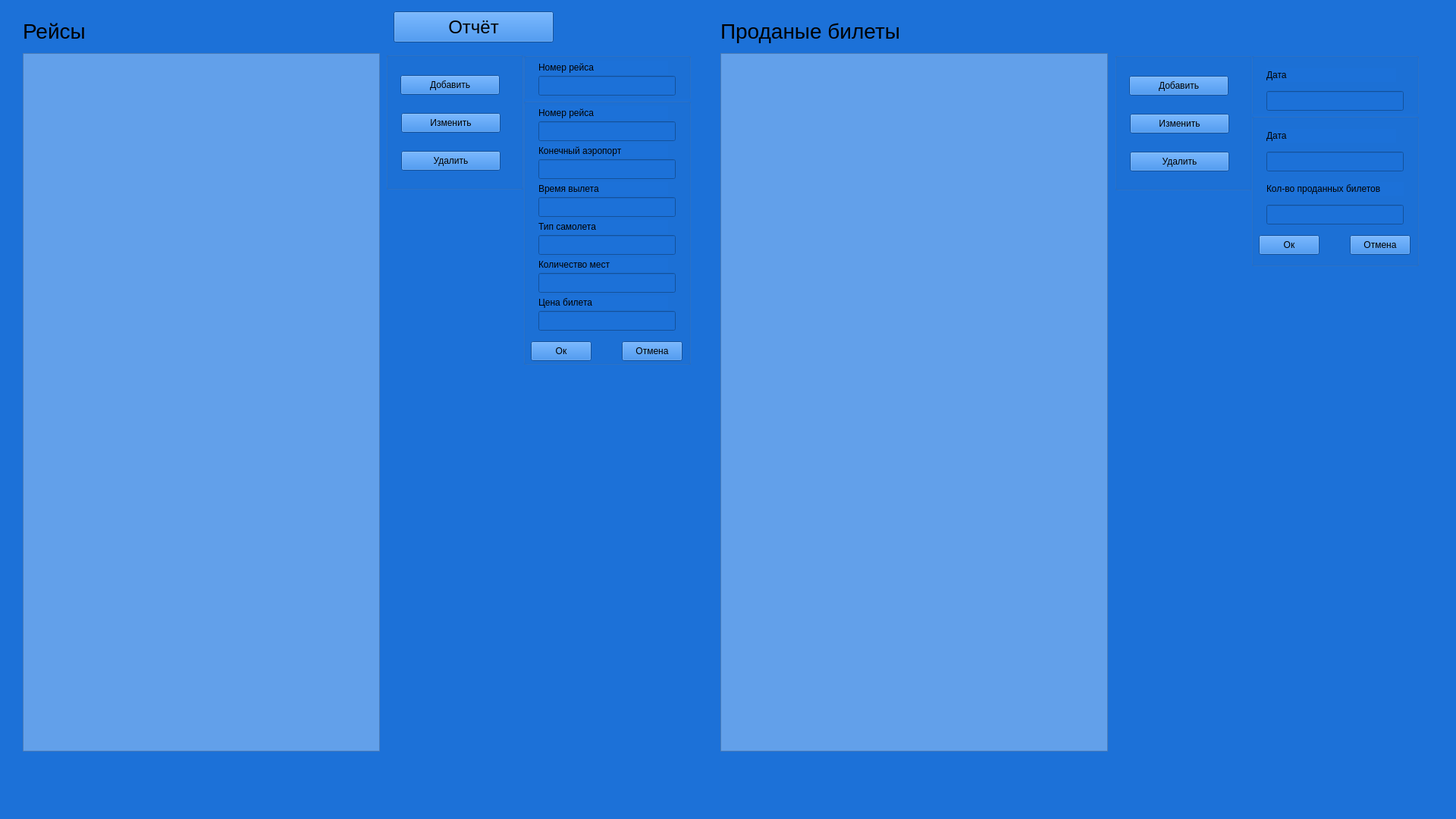
<?xml version="1.0" encoding="UTF-8"?>
<ui version="4.0">
 <class>MainWindow</class>
 <widget class="QMainWindow" name="MainWindow">
  <property name="geometry">
   <rect>
    <x>0</x>
    <y>0</y>
    <width>1920</width>
    <height>1080</height>
   </rect>
  </property>
  <property name="windowTitle">
   <string>MainWindow</string>
  </property>
  <property name="styleSheet">
   <string notr="true">background-color: rgb(28, 113, 216);</string>
  </property>
  <widget class="QWidget" name="centralwidget">
   <widget class="QTableView" name="tableView_1">
    <property name="geometry">
     <rect>
      <x>30</x>
      <y>70</y>
      <width>471</width>
      <height>921</height>
     </rect>
    </property>
    <property name="styleSheet">
     <string notr="true">background-color: rgb(98, 160, 234);</string>
    </property>
   </widget>
   <widget class="QTableView" name="tableView_2">
    <property name="geometry">
     <rect>
      <x>950</x>
      <y>70</y>
      <width>511</width>
      <height>921</height>
     </rect>
    </property>
    <property name="styleSheet">
     <string notr="true">background-color: rgb(98, 160, 234);</string>
    </property>
   </widget>
   <widget class="QLabel" name="label">
    <property name="geometry">
     <rect>
      <x>30</x>
      <y>20</y>
      <width>451</width>
      <height>41</height>
     </rect>
    </property>
    <property name="font">
     <font>
      <pointsize>21</pointsize>
     </font>
    </property>
    <property name="text">
     <string>Рейсы</string>
    </property>
   </widget>
   <widget class="QLabel" name="label_2">
    <property name="geometry">
     <rect>
      <x>950</x>
      <y>20</y>
      <width>451</width>
      <height>41</height>
     </rect>
    </property>
    <property name="font">
     <font>
      <pointsize>21</pointsize>
     </font>
    </property>
    <property name="text">
     <string>Проданые билеты</string>
    </property>
   </widget>
   <widget class="QGroupBox" name="groupBox">
    <property name="geometry">
     <rect>
      <x>509</x>
      <y>69</y>
      <width>181</width>
      <height>181</height>
     </rect>
    </property>
    <property name="title">
     <string/>
    </property>
    <widget class="QPushButton" name="add">
     <property name="geometry">
      <rect>
       <x>19</x>
       <y>30</y>
       <width>131</width>
       <height>26</height>
      </rect>
     </property>
     <property name="text">
      <string>Добавить</string>
     </property>
    </widget>
    <widget class="QPushButton" name="change">
     <property name="geometry">
      <rect>
       <x>20</x>
       <y>80</y>
       <width>131</width>
       <height>26</height>
      </rect>
     </property>
     <property name="text">
      <string>Изменить</string>
     </property>
    </widget>
    <widget class="QPushButton" name="dele">
     <property name="geometry">
      <rect>
       <x>20</x>
       <y>130</y>
       <width>131</width>
       <height>26</height>
      </rect>
     </property>
     <property name="text">
      <string>Удалить</string>
     </property>
    </widget>
   </widget>
   <widget class="QGroupBox" name="groupBox_fly_1">
    <property name="geometry">
     <rect>
      <x>690</x>
      <y>70</y>
      <width>221</width>
      <height>351</height>
     </rect>
    </property>
    <property name="title">
     <string/>
    </property>
    <widget class="QPushButton" name="ok_1">
     <property name="geometry">
      <rect>
       <x>10</x>
       <y>320</y>
       <width>80</width>
       <height>26</height>
      </rect>
     </property>
     <property name="text">
      <string>ok</string>
     </property>
    </widget>
    <widget class="QPushButton" name="cancel_1">
     <property name="geometry">
      <rect>
       <x>130</x>
       <y>320</y>
       <width>80</width>
       <height>26</height>
      </rect>
     </property>
     <property name="text">
      <string>cancel</string>
     </property>
    </widget>
    <widget class="QLineEdit" name="lineEdit_numberfly_add">
     <property name="geometry">
      <rect>
       <x>20</x>
       <y>30</y>
       <width>181</width>
       <height>26</height>
      </rect>
     </property>
    </widget>
    <widget class="QLineEdit" name="lineEdit_finairport_add">
     <property name="geometry">
      <rect>
       <x>20</x>
       <y>80</y>
       <width>181</width>
       <height>26</height>
      </rect>
     </property>
    </widget>
    <widget class="QLineEdit" name="lineEdit_timefly_add">
     <property name="geometry">
      <rect>
       <x>20</x>
       <y>130</y>
       <width>181</width>
       <height>26</height>
      </rect>
     </property>
    </widget>
    <widget class="QLineEdit" name="lineEdit_tipfly_add">
     <property name="geometry">
      <rect>
       <x>20</x>
       <y>180</y>
       <width>181</width>
       <height>26</height>
      </rect>
     </property>
    </widget>
    <widget class="QLineEdit" name="lineEdit_quantity_add">
     <property name="geometry">
      <rect>
       <x>20</x>
       <y>230</y>
       <width>181</width>
       <height>26</height>
      </rect>
     </property>
    </widget>
    <widget class="QLineEdit" name="lineEdit_priceticket_add">
     <property name="geometry">
      <rect>
       <x>20</x>
       <y>280</y>
       <width>181</width>
       <height>26</height>
      </rect>
     </property>
    </widget>
    <widget class="QLabel" name="label_3">
     <property name="geometry">
      <rect>
       <x>20</x>
       <y>10</y>
       <width>171</width>
       <height>18</height>
      </rect>
     </property>
     <property name="text">
      <string>Номер рейса</string>
     </property>
    </widget>
    <widget class="QLabel" name="label_4">
     <property name="geometry">
      <rect>
       <x>20</x>
       <y>60</y>
       <width>171</width>
       <height>18</height>
      </rect>
     </property>
     <property name="text">
      <string>Конечный аэропорт</string>
     </property>
    </widget>
    <widget class="QLabel" name="label_5">
     <property name="geometry">
      <rect>
       <x>20</x>
       <y>110</y>
       <width>171</width>
       <height>18</height>
      </rect>
     </property>
     <property name="text">
      <string>Время вылета</string>
     </property>
    </widget>
    <widget class="QLabel" name="label_6">
     <property name="geometry">
      <rect>
       <x>20</x>
       <y>160</y>
       <width>171</width>
       <height>18</height>
      </rect>
     </property>
     <property name="text">
      <string>Тип самолета</string>
     </property>
    </widget>
    <widget class="QLabel" name="label_7">
     <property name="geometry">
      <rect>
       <x>20</x>
       <y>210</y>
       <width>171</width>
       <height>18</height>
      </rect>
     </property>
     <property name="text">
      <string>Количество мест</string>
     </property>
    </widget>
    <widget class="QLabel" name="label_8">
     <property name="geometry">
      <rect>
       <x>20</x>
       <y>260</y>
       <width>171</width>
       <height>18</height>
      </rect>
     </property>
     <property name="text">
      <string>Цена билета</string>
     </property>
    </widget>
   </widget>
   <widget class="QGroupBox" name="groupBox_fly_2">
    <property name="geometry">
     <rect>
      <x>690</x>
      <y>130</y>
      <width>221</width>
      <height>351</height>
     </rect>
    </property>
    <property name="title">
     <string/>
    </property>
    <widget class="QPushButton" name="ok_change_1">
     <property name="geometry">
      <rect>
       <x>10</x>
       <y>320</y>
       <width>80</width>
       <height>26</height>
      </rect>
     </property>
     <property name="text">
      <string>Ок</string>
     </property>
    </widget>
    <widget class="QPushButton" name="cancel_change_1">
     <property name="geometry">
      <rect>
       <x>130</x>
       <y>320</y>
       <width>80</width>
       <height>26</height>
      </rect>
     </property>
     <property name="text">
      <string>Отмена</string>
     </property>
    </widget>
    <widget class="QLineEdit" name="lineEdit_numberfly_change">
     <property name="geometry">
      <rect>
       <x>20</x>
       <y>30</y>
       <width>181</width>
       <height>26</height>
      </rect>
     </property>
    </widget>
    <widget class="QLineEdit" name="lineEdit_finairport_change">
     <property name="geometry">
      <rect>
       <x>20</x>
       <y>80</y>
       <width>181</width>
       <height>26</height>
      </rect>
     </property>
    </widget>
    <widget class="QLineEdit" name="lineEdit_timefly_change">
     <property name="geometry">
      <rect>
       <x>20</x>
       <y>130</y>
       <width>181</width>
       <height>26</height>
      </rect>
     </property>
    </widget>
    <widget class="QLineEdit" name="lineEdit_tipfly_change">
     <property name="geometry">
      <rect>
       <x>20</x>
       <y>180</y>
       <width>181</width>
       <height>26</height>
      </rect>
     </property>
    </widget>
    <widget class="QLineEdit" name="lineEdit_quantity_change">
     <property name="geometry">
      <rect>
       <x>20</x>
       <y>230</y>
       <width>181</width>
       <height>26</height>
      </rect>
     </property>
    </widget>
    <widget class="QLineEdit" name="lineEdit_priceticket_change">
     <property name="geometry">
      <rect>
       <x>20</x>
       <y>280</y>
       <width>181</width>
       <height>26</height>
      </rect>
     </property>
    </widget>
    <widget class="QLabel" name="label_9">
     <property name="geometry">
      <rect>
       <x>20</x>
       <y>10</y>
       <width>171</width>
       <height>18</height>
      </rect>
     </property>
     <property name="text">
      <string>Номер рейса</string>
     </property>
    </widget>
    <widget class="QLabel" name="label_10">
     <property name="geometry">
      <rect>
       <x>20</x>
       <y>60</y>
       <width>171</width>
       <height>18</height>
      </rect>
     </property>
     <property name="text">
      <string>Конечный аэропорт</string>
     </property>
    </widget>
    <widget class="QLabel" name="label_11">
     <property name="geometry">
      <rect>
       <x>20</x>
       <y>110</y>
       <width>171</width>
       <height>18</height>
      </rect>
     </property>
     <property name="text">
      <string>Время вылета</string>
     </property>
    </widget>
    <widget class="QLabel" name="label_12">
     <property name="geometry">
      <rect>
       <x>20</x>
       <y>160</y>
       <width>171</width>
       <height>18</height>
      </rect>
     </property>
     <property name="text">
      <string>Тип самолета</string>
     </property>
    </widget>
    <widget class="QLabel" name="label_13">
     <property name="geometry">
      <rect>
       <x>20</x>
       <y>210</y>
       <width>171</width>
       <height>18</height>
      </rect>
     </property>
     <property name="text">
      <string>Количество мест</string>
     </property>
    </widget>
    <widget class="QLabel" name="label_14">
     <property name="geometry">
      <rect>
       <x>20</x>
       <y>260</y>
       <width>171</width>
       <height>18</height>
      </rect>
     </property>
     <property name="text">
      <string>Цена билета</string>
     </property>
    </widget>
   </widget>
   <widget class="QGroupBox" name="groupBox_4">
    <property name="geometry">
     <rect>
      <x>1470</x>
      <y>70</y>
      <width>181</width>
      <height>181</height>
     </rect>
    </property>
    <property name="title">
     <string/>
    </property>
    <widget class="QPushButton" name="add_2">
     <property name="geometry">
      <rect>
       <x>19</x>
       <y>30</y>
       <width>131</width>
       <height>26</height>
      </rect>
     </property>
     <property name="text">
      <string>Добавить</string>
     </property>
    </widget>
    <widget class="QPushButton" name="change_2">
     <property name="geometry">
      <rect>
       <x>20</x>
       <y>80</y>
       <width>131</width>
       <height>26</height>
      </rect>
     </property>
     <property name="text">
      <string>Изменить</string>
     </property>
    </widget>
    <widget class="QPushButton" name="del_2">
     <property name="geometry">
      <rect>
       <x>20</x>
       <y>130</y>
       <width>131</width>
       <height>26</height>
      </rect>
     </property>
     <property name="text">
      <string>Удалить</string>
     </property>
    </widget>
   </widget>
   <widget class="QGroupBox" name="groupBox_ticked_1">
    <property name="geometry">
     <rect>
      <x>1650</x>
      <y>70</y>
      <width>221</width>
      <height>201</height>
     </rect>
    </property>
    <property name="title">
     <string/>
    </property>
    <widget class="QPushButton" name="ok_2">
     <property name="geometry">
      <rect>
       <x>10</x>
       <y>160</y>
       <width>80</width>
       <height>26</height>
      </rect>
     </property>
     <property name="text">
      <string>Ок</string>
     </property>
    </widget>
    <widget class="QPushButton" name="cancel_2">
     <property name="geometry">
      <rect>
       <x>130</x>
       <y>160</y>
       <width>80</width>
       <height>26</height>
      </rect>
     </property>
     <property name="text">
      <string>Отмена</string>
     </property>
    </widget>
    <widget class="QLineEdit" name="lineEdit_date_add">
     <property name="geometry">
      <rect>
       <x>20</x>
       <y>50</y>
       <width>181</width>
       <height>26</height>
      </rect>
     </property>
    </widget>
    <widget class="QLineEdit" name="lineEdit_quantiteprictick_add">
     <property name="geometry">
      <rect>
       <x>20</x>
       <y>120</y>
       <width>181</width>
       <height>26</height>
      </rect>
     </property>
    </widget>
    <widget class="QLabel" name="label_15">
     <property name="geometry">
      <rect>
       <x>20</x>
       <y>20</y>
       <width>171</width>
       <height>18</height>
      </rect>
     </property>
     <property name="text">
      <string>Дата</string>
     </property>
    </widget>
    <widget class="QLabel" name="label_16">
     <property name="geometry">
      <rect>
       <x>20</x>
       <y>90</y>
       <width>181</width>
       <height>18</height>
      </rect>
     </property>
     <property name="text">
      <string>Кол-во проданных билетов</string>
     </property>
    </widget>
   </widget>
   <widget class="QGroupBox" name="groupBox_ticked_2">
    <property name="geometry">
     <rect>
      <x>1650</x>
      <y>150</y>
      <width>221</width>
      <height>201</height>
     </rect>
    </property>
    <property name="title">
     <string/>
    </property>
    <widget class="QPushButton" name="ok_change_2">
     <property name="geometry">
      <rect>
       <x>10</x>
       <y>160</y>
       <width>80</width>
       <height>26</height>
      </rect>
     </property>
     <property name="text">
      <string>Ок</string>
     </property>
    </widget>
    <widget class="QPushButton" name="cancel_change_2">
     <property name="geometry">
      <rect>
       <x>130</x>
       <y>160</y>
       <width>80</width>
       <height>26</height>
      </rect>
     </property>
     <property name="text">
      <string>Отмена</string>
     </property>
    </widget>
    <widget class="QLineEdit" name="lineEdit_date_change">
     <property name="geometry">
      <rect>
       <x>20</x>
       <y>50</y>
       <width>181</width>
       <height>26</height>
      </rect>
     </property>
    </widget>
    <widget class="QLineEdit" name="lineEdit_quantiteprictick_change">
     <property name="geometry">
      <rect>
       <x>20</x>
       <y>120</y>
       <width>181</width>
       <height>26</height>
      </rect>
     </property>
    </widget>
    <widget class="QLabel" name="label_21">
     <property name="geometry">
      <rect>
       <x>20</x>
       <y>20</y>
       <width>171</width>
       <height>18</height>
      </rect>
     </property>
     <property name="text">
      <string>Дата</string>
     </property>
    </widget>
    <widget class="QLabel" name="label_22">
     <property name="geometry">
      <rect>
       <x>20</x>
       <y>90</y>
       <width>181</width>
       <height>18</height>
      </rect>
     </property>
     <property name="text">
      <string>Кол-во проданных билетов</string>
     </property>
    </widget>
   </widget>
   <widget class="QPushButton" name="pushButton">
    <property name="geometry">
     <rect>
      <x>519</x>
      <y>15</y>
      <width>211</width>
      <height>41</height>
     </rect>
    </property>
    <property name="font">
     <font>
      <pointsize>18</pointsize>
     </font>
    </property>
    <property name="text">
     <string>Отчёт</string>
    </property>
   </widget>
  </widget>
 </widget>
 <resources/>
 <connections/>
</ui>
